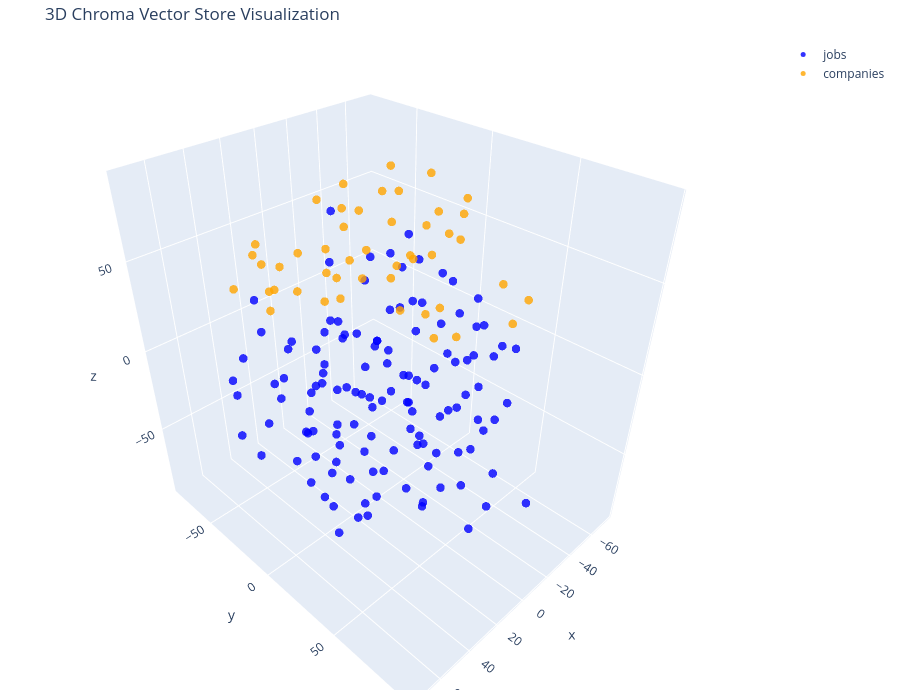

Notebook code for this chart:
### Code cell
tsne = TSNE(n_components=3, random_state=42)
reduced_vectors = tsne.fit_transform(vectors)

fig = go.Figure()

for doc_type, color in type_colors.items():
    indexes = [i for i, t in enumerate(doc_types) if t == doc_type]
    fig.add_trace(
        go.Scatter3d(
            x=reduced_vectors[indexes, 0],
            y=reduced_vectors[indexes, 1],
            z=reduced_vectors[indexes, 2],
            mode="markers",
            name=doc_type,
            marker=dict(size=5, color=color, opacity=0.8),
            text=[
                f"Type: {doc_type}<br>Text: {documents[i][:100]}..." for i in indexes
            ],
            hoverinfo="text",
        )
    )

fig.update_layout(
    title="3D Chroma Vector Store Visualization",
    scene=dict(xaxis_title="x", yaxis_title="y", zaxis_title="z"),
    width=900,
    height=700,
    margin=dict(r=10, b=10, l=10, t=40),
)

fig.show()

### Figure 1 — Plotly figure (JSON) as saved in the notebook; plotly's stock layout.template omitted (floating-point values rounded to 4 significant figures)
{"data": [{"hoverinfo": "text", "marker": {"color": "blue", "opacity": 0.8, "size": 5}, "mode": "markers", "name": "jobs", "text": ["Type: jobs<br>Text: ---\ntitle: \"Agentic AI Engineer – Scientific Discovery\"\ncompany: \"Cyrad Solutions\"\ncompany_file: \"co...", "Type: jobs<br>Text: The position is a software engineering role first. It calls for someone who has built complex produc...", "Type: jobs<br>Text: **What You’ll Do**\n\n\n* Design, build, and deploy AI agents, retrieval systems, and RAG architectures...", "Type: jobs<br>Text: **What We’re Looking For**\n\n\n* Exceptional software engineering ability with a track record of build...", "Type: jobs<br>Text: **Preferred**\n\n\n* Scientific computing or research experience\n* Exposure to computational chemistry,...", "Type: jobs<br>Text: ---\ntitle: \"AI/ML Engineer\"\ncompany: \"Booz Allen Hamilton\"\ncompany_file: \"companies/booz-allen-hamil...", "Type: jobs<br>Text: # AI/ML Engineer\n\n**Job Number: R0246722**\n AI/ML Engineer\n   \n\n  \n\n**The Opportunity:**\n As an expe...", "Type: jobs<br>Text: Join us. The world can’t wait.\n   \n\n  \n\n**You Have:**\n* Experience with data science, ML engineering...", "Type: jobs<br>Text: **Nice If You Have:**\n* Experience with databases such as Qdrant, Milvus, or Elasticsearch\n* Experie...", "Type: jobs<br>Text: **Compensation**\n At Booz Allen, we celebrate your contributions, provide you with opportunities and...", "Type: jobs<br>Text: Salary at Booz Allen is determined by various factors, including but not limited to location, the in...", "Type: jobs<br>Text: **Identity Statement**\n As part of the hiring process, we will ask you to complete an identity verif...", "Type: jobs<br>Text: **Work Model**\n Our people\\-first culture prioritizes the benefits of collaboration, whether it occu...", "Type: jobs<br>Text: **Commitment to Non\\-Discrimination**\n All qualified applicants will receive consideration for emplo...", "Type: jobs<br>Text: ---\ntitle: \"Founding AI Engineer\"\ncompany: \"David Joseph & Company\"\ncompany_file: \"companies/david-j...", "Type: jobs<br>Text: **What you’ll be doing**\n\n* Build AI agents and workflows for real insurance use cases\n* Ship custom...", "Type: jobs<br>Text: **Nice to Haves**\n-----------------\n\n* Prior experience in an AI Product Engineer or Applied AI Engi...", "Type: jobs<br>Text: ---\ntitle: \"AI Engineer\"\ncompany: \"Univera Healthcare\"\ncompany_file: \"companies/univera-healthcare.m...", "Type: jobs<br>Text: * Develops Artificial Intelligence and Machine Learning solutions to solve business problems and imp...", "Type: jobs<br>Text: * Understands ML Operations principles and collaborates with CI/CD and ML Operations engineers for m...", "Type: jobs<br>Text: **Level II (in Addition To Level I Accountabilities)**\n* Contributes to the AI/ML model lifecycle, e...", "Type: jobs<br>Text: **Level III (in Addition To Level II Accountabilities)**\n* Leads the discovery and solutioning proce...", "Type: jobs<br>Text: **Minimum Qualifications**\n NOTE: We include multiple levels of classification differentiated by dem...", "Type: jobs<br>Text: **Level II (in Addition To Level I Qualifications)**\n* Hands\\-on professional experience developing ...", "Type: jobs<br>Text: **Level III (in Addition To Level II Qualifications)**\n* Significant professional experience and kno...", "Type: jobs<br>Text: **Physical Requirements**\n* Ability to orally communicate.\n* Must be able to travel across the enter...", "Type: jobs<br>Text: Equal Opportunity Employer\n   \n\n  \n\n**Compensation Range(s)**\n Level I Min \\- 65,346 Max \\- 117,622\n...", "Type: jobs<br>Text: Please note: The opportunity for remote work may be possible for all jobs posted by the Univera Heal...", "Type: jobs<br>Text: ---\ntitle: \"Staff AI Engineer, GTM Claudification\"\ncompany: \"Anthropic\"\ncompany_file: \"companies/ant...", "Type: jobs<br>Text: **About the role**\n------------------\n\n\n\nAs a Staff AI Engineer on the GTM Claudification team, you ...", "Type: jobs<br>Text: Working closely with sellers, RevOps, and our platform engineering partners, you'll own projects fro...", "Type: jobs<br>Text: * Build and operate autonomous agents that run go\\-to\\-market motions end to end, across areas like ...", "Type: jobs<br>Text: * Architect shared codebases that builders from across go\\-to\\-market contribute to, setting the con...", "Type: jobs<br>Text: **Minimum qualifications**\n--------------------------\n\n\n* Strong programming skills in Python or Typ...", "Type: jobs<br>Text: **Preferred qualifications**\n----------------------------\n\n\n* 8\\+ years in roles such as software en...", "Type: jobs<br>Text: **Representative projects**\n---------------------------\n\n\n\n(Illustrative of the kind of work, not a ...", "Type: jobs<br>Text: Annual Salary:\n\n\n$320,000 \\- $405,000 USD\n\n**Logistics**\n-------------\n\n\n**Minimum education:** Bach...", "Type: jobs<br>Text: **We encourage you to apply even if you do not believe you meet every single qualification.** Not al...", "Type: jobs<br>Text: **Your safety matters to us.** To protect yourself from potential scams, remember that Anthropic rec...", "Type: jobs<br>Text: **How we're different**\n-----------------------\n\n\n\nWe believe that the highest\\-impact AI research w...", "Type: jobs<br>Text: The easiest way to understand our research directions is to read our recent research. This research ...", "Type: jobs<br>Text: ---\ntitle: \"Applied AI Engineer, Beneficial Deployments (Life Sciences)\"\ncompany: \"Anthropic\"\ncompan...", "Type: jobs<br>Text: **About Beneficial Deployments**\n  \n\nBeneficial Deployments ensures AI reaches and benefits the comm...", "Type: jobs<br>Text: You'll work directly with flagship research partners like The Howard Hughes Medical Institute (HHMI)...", "Type: jobs<br>Text: **Responsibilities**\n\n\n* Partner deeply with flagship life sciences research institutions — understa...", "Type: jobs<br>Text: **You Might Be a Good Fit If You Have:**\n\n\n* Deep research experience in life sciences, biomedical r...", "Type: jobs<br>Text: Annual Salary:\n\n\n$280,000 \\- $320,000 USD\n\n**Logistics**\n-------------\n\n\n**Minimum education:** Bach...", "Type: jobs<br>Text: **We encourage you to apply even if you do not believe you meet every single qualification.** Not al...", "Type: jobs<br>Text: **Your safety matters to us.** To protect yourself from potential scams, remember that Anthropic rec...", "Type: jobs<br>Text: **How we're different**\n-----------------------\n\n\n\nWe believe that the highest\\-impact AI research w...", "Type: jobs<br>Text: The easiest way to understand our research directions is to read our recent research. This research ...", "Type: jobs<br>Text: ---\ntitle: \"Generative AI & Machine Learning Engineer\"\ncompany: \"Thomson Reuters\"\ncompany_file: \"com...", "Type: jobs<br>Text: **About The Role**\n As a Generative AI and Machine Learning Engineer, you will be responsible for su...", "Type: jobs<br>Text: * Experiment and Develop: You will drive the end\\-to\\-end model development lifecycle, championing b...", "Type: jobs<br>Text: * Innovate: You will be empowered to try new approaches and learn new technologies. You will foster ...", "Type: jobs<br>Text: **About You**\n You're a good fit for the role of Generative AI \\& Machine Learning Engineer if you h...", "Type: jobs<br>Text: * Master’s or Bachelor’s in a relevant discipline. Relevant experience will be considered in lieu of...", "Type: jobs<br>Text: * Hands on coding experience on AI/ML projects in current role and experience in designing, developi...", "Type: jobs<br>Text: **The following skills and tools are preferred, but not required**\n* 6\\+ years practical experience ...", "Type: jobs<br>Text: * Proficiency in Python and experience delivering minimum viable products in a large enterprise envi...", "Type: jobs<br>Text: **What’s in it For You?**\n* Hybrid Work Model: We’ve adopted a flexible hybrid working environment (...", "Type: jobs<br>Text: * Career Development and Growth: By fostering a culture of continuous learning and skill development...", "Type: jobs<br>Text: * Social Impact: Make an impact in your community with our Social Impact Institute. We offer employe...", "Type: jobs<br>Text: In the United States, Thomson Reuters offers a comprehensive benefits package to our employees. Our ...", "Type: jobs<br>Text: 100% by the employee; Flexible Spending and Health Savings Accounts; fitness reimbursement; access t...", "Type: jobs<br>Text: Thomson Reuters complies with local laws that require upfront disclosure of the expected pay range f...", "Type: jobs<br>Text: **About Us**\n Thomson Reuters informs the way forward by bringing together the trusted content and t...", "Type: jobs<br>Text: We are powered by the talents of 26,000 employees across more than 70 countries, where everyone has ...", "Type: jobs<br>Text: As a global business, we rely on the unique backgrounds, perspectives, and experiences of all employ...", "Type: jobs<br>Text: Thomson Reuters makes reasonable accommodations for applicants with disabilities, including veterans...", "Type: jobs<br>Text: ---\ntitle: \"AI Engineer I\"\ncompany: \"Victra-Verizon Authorized Retailer\"\ncompany_file: \"companies/vi...", "Type: jobs<br>Text: Victra is building its AI engineering capability in\\-house, and this role is where that starts. As a...", "Type: jobs<br>Text: you ship. Our center of gravity is Azure AI Foundry, but the fundamentals you will learn here (APIs,...", "Type: jobs<br>Text: **KEY RESPONSIBILITIES**...", "Type: jobs<br>Text: * Build, test, and deploy AI agents and workflows on Copilot Studio and Azure AI Foundry, following ...", "Type: jobs<br>Text: * Register everything you ship in the agent registry so nothing goes ungoverned\n* Complete the struc...", "Type: jobs<br>Text: **WHAT WE ARE LOOKING FOR**\n\n**REQUIRED**\n\n* Bachelor's degree in computer science, information syst...", "Type: jobs<br>Text: **PREFERRED**\n\n* A background that shows real building: software or application development, scripti...", "Type: jobs<br>Text: **GROWTH PATH**\n\n* A published ladder from AI Engineer I toward senior agent development, backed by ...", "Type: jobs<br>Text: ---\ntitle: \"AI/ML Engineer\"\ncompany: \"Optum\"\ncompany_file: \"companies/optum.md\"\nlocation: \"Minnetonk...", "Type: jobs<br>Text: **Our Company**\n Optum is a global organization that delivers care, aided by technology to help mill...", "Type: jobs<br>Text: **Caring. Connecting. Growing together.**\n**Position Summary**\n As an\n **AI/ML Engineer** \n , you wi...", "Type: jobs<br>Text: You'll enjoy the flexibility to telecommute\\* from anywhere within the U.S. as you take on some toug...", "Type: jobs<br>Text: **Primary Responsibilities**\n* Design, develop, and validate machine learning models using GenAI (LL...", "Type: jobs<br>Text: * Leverage enterprise\\-approved AI tools to streamline developer workflows, automate tasks, and driv...", "Type: jobs<br>Text: You'll be rewarded and recognized for your performance in an environment that will challenge you and...", "Type: jobs<br>Text: **Preferred Qualifications**\n* Bachelor's degree or equivalent experience\n* Strong analytical, quant...", "Type: jobs<br>Text: Pay is based on several factors including but not limited to local labor markets, education, work ex...", "Type: jobs<br>Text: ***Application Deadline:** \n This will be posted for a minimum of 2 business days or until a suffici...", "Type: jobs<br>Text: *UnitedHealth Group is an Equal Employment Opportunity employer under applicable law and qualified a...", "Type: jobs<br>Text: ---\ntitle: \"Applied AI Software Engineer, GTM Growth Engineering\"\ncompany: \"OpenAI\"\ncompany_file: \"c...", "Type: jobs<br>Text: Our work brings together software engineering, applied AI, product, data, and GTM operations. We mea...", "Type: jobs<br>Text: You will partner with Engineering, Product, Data Science, Sales, and B2B Marketing to turn real\\-wor...", "Type: jobs<br>Text: * Own the production improvement loop across agent behavior, customer and operator feedback, evaluat...", "Type: jobs<br>Text: * Build backend services, APIs, data models, and feedback pipelines that make agent behavior observa...", "Type: jobs<br>Text: **You might be a great fit if you have:**...", "Type: jobs<br>Text: * 4\\+ years of software, backend, applied AI, or product\\-engineering experience building reliable p...", "Type: jobs<br>Text: * Comfort working across model behavior, context, knowledge, tools, workflow state, and human\\-in\\-t...", "Type: jobs<br>Text: **You Might Thrive If**\n\n\n* You want to build AI systems that improve from real usage instead of sto...", "Type: jobs<br>Text: **Nice to Have**\n\n\n* Experience building agent evaluation, observability, experimentation, or AI inf...", "Type: jobs<br>Text: We are an equal opportunity employeration, or other applicable legally protected characteristic.\n\n  ...", "Type: jobs<br>Text: ---\ntitle: \"AI Engineer\"\ncompany: \"T12 Technologies\"\ncompany_file: \"companies/t12-technologies.md\"\nl...", "Type: jobs<br>Text: You are the builder. Working to the architect's design, you construct the Claude workflows that read...", "Type: jobs<br>Text: * **Invoice automation build.** Build Claude invoice intake, extraction and GL coding workflows, tun...", "Type: jobs<br>Text: * **Monitoring automation.** Build Claude\\-assisted analysis and duplicate saved searches, producing...", "Type: jobs<br>Text: **Required — references and work samples**  \n\nThere is no universal certification for this role, so ...", "Type: jobs<br>Text: **Required — experience**  \n\n* 2\\+ years building production workflows on LLM APIs — Anthropic Claud...", "Type: jobs<br>Text: **Preferred**  \n\n* SuiteScript 2\\.x or prior NetSuite / ERP integration experience.\n* AP, finance, o...", "Type: jobs<br>Text: ---\ntitle: \"AI Engineer\"\ncompany: \"CoreWeave\"\ncompany_file: \"companies/coreweave.md\"\nlocation: \"Livi...", "Type: jobs<br>Text: The Field Engineering organization at CoreWeave supports the clients running some of the largest AI ...", "Type: jobs<br>Text: ### **About the Role:**\n\n\n\nAs an AI Engineer, you'll design, build, and operate systems that enginee...", "Type: jobs<br>Text: * Build and evaluate retrieval over a large body of historical support data, measured against how ex...", "Type: jobs<br>Text: * Hands\\-on experience with agent patterns: tool and function calling, multi\\-step orchestration, an...", "Type: jobs<br>Text: ### **Preferred:**\n\n\n* Experience building conversational or chat\\-based interfaces for internal use...", "Type: jobs<br>Text: * You can tell the difference between the thing that's interesting and the thing that's urgent, and ...", "Type: jobs<br>Text: **What We Offer**\n\n\n\nThe range we've posted represents the typical compensation range for this role....", "Type: jobs<br>Text: * Medical, dental, and vision insurance \\- 100% paid for by CoreWeave\n* Company\\-paid Life Insurance...", "Type: jobs<br>Text: **California Applicants**\n\n\n\nCalifornia Consumer Privacy Act\n\n\n**Equal Opportunity \\& Accommodations...", "Type: jobs<br>Text: **Export Control Compliance**\n\n\n\nThis position requires access to export controlled information. To ...", "Type: jobs<br>Text: ---\ntitle: \"AI Engineer – Center of Excellence\"\ncompany: \"Aderant\"\ncompany_file: \"companies/aderant....", "Type: jobs<br>Text: At Aderant, the “A” is more than just a letter. It is a representation of how we fulfill our foundat...", "Type: jobs<br>Text: **Role Description** \n The AI Engineer will design, develop, and deploy AI\\-powered solutions as par...", "Type: jobs<br>Text: * Collaborate with product and engineering teams to identify opportunities and integrate AI features...", "Type: jobs<br>Text: **Qualifications**\n* 1\\-3 years of experience in AI/ML engineering, data science, or related fields....", "Type: jobs<br>Text: ---\ntitle: \"AI Engineer (Early Career)\"\ncompany: \"Embedding VC\"\ncompany_file: \"companies/embedding-v...", "Type: jobs<br>Text: **What You'll Do**\n\n* Build and ship product features across the stack on our new AI agent product.\n..."], "type": "scatter3d", "x": [-17.29, -4.506, 6.387, 15.74, 23.66, -35.96, 32.4, 26.4, 25.55, 7.536, 18.69, -14.78, -0.09859, -38.44, -32.28, -1.415, -4.665, -27.35, 45.84, 60.1, 65.4, 72.64, 37.8, 51.23, 59.45, -9.156, -16.49, -22.09, -44.9, -45.77, 19.25, 31.69, 48.39, 2.806, -15.01, 15.53, 23.13, 1.508, -13.99, 26.68, 15.78, -27.74, -21.39, -20.97, -26.17, 7.687, 10.34, 11.32, -13.99, 34.87, 8.712, -41.57, 39.14, 47.78, 65.28, -22.21, 31.23, 44.39, 21.06, 31.33, 12.29, 0.99, 44.66, 11.67, -1.209, 26.5, -61.8, 47.79, -43.57, -31.46, -15.16, 49.25, 70.19, 2.651, 59.37, 66.53, 9.434, 9.373, -20.55, -51.65, -28.67, -31.83, -0.7899, -50.56, 73.62, 35.23, 24.05, 19.37, -40.01, -41.76, -9.54, -32.78, 35.78, 49.35, 39.12, -12.93, 12.62, 22.75, 2.985, -0.6811, 14.06, -25.47, 8.826, 22.6, 31.69, -46.84, -31.62, 37.21, -9.416, 17.27, -24.44, -22.44, 2.144, -4.958, 2.733, 3.501, -19.77, -33.35, -40.05, 0.7451, 37.32, 54.15, 62.96, -66.44, -21.27, -3.056], "y": [-1.738, 16.99, 23.88, 19.04, -3.733, -26.97, 39.32, 55.66, 76.14, -58.93, -70.2, -68.68, -57.61, -50.44, 12.0, 58.0, 46.22, -10.18, 20.35, 16.98, 39.63, 38.6, 65.65, 56.07, 53.48, -15.12, -21.61, -36.31, 24.94, 36.56, 15.84, 2.312, -7.585, 44.25, 34.33, -1.526, -25.64, 74.25, -14.74, 5.227, -15.72, 16.33, 31.78, 47.22, 60.83, 2.107, -20.76, 72.29, -14.74, -3.967, -5.139, -9.121, 26.63, 40.5, 41.91, 59.55, 42.21, 63.15, 58.59, 60.87, -44.54, 95.05, -50.03, -63.42, -74.74, -46.8, -31.8, -57.45, -36.14, -34.66, -24.35, -18.59, -18.35, 34.9, -11.91, -25.05, 59.15, 74.48, 10.59, -21.28, 0.3593, 9.452, -32.75, 16.13, 0.4156, 73.87, 46.36, -29.76, -17.17, -32.14, 13.94, 50.21, 29.0, 13.53, 20.8, 47.15, 39.56, 42.29, 38.41, 22.46, -24.12, -4.304, 7.254, 7.279, -1.841, 40.13, 40.57, 45.7, -14.04, -10.1, 44.9, 64.92, 62.89, 50.31, -20.82, -38.7, -63.85, -62.07, -75.25, -32.24, -45.71, 22.65, 21.42, 8.133, 27.79, 41.9], "z": [20.34, -4.834, 4.633, -7.971, -9.495, 34.01, 31.93, 26.26, 31.72, -14.92, -8.875, -61.85, -66.7, -50.53, 38.91, 28.59, 43.18, 35.6, -9.907, -1.914, -7.799, 5.346, 7.458, -5.117, 9.117, -65.43, -52.7, -54.52, 8.776, -4.077, -53.22, -47.3, -42.31, -10.53, -22.46, -34.57, -48.83, -48.56, -3.851, 25.92, 21.21, 14.32, 2.231, -4.38, -9.466, -19.66, -49.03, -57.71, -3.851, 19.32, 15.45, 9.736, 13.77, -37.61, -42.31, -52.93, -14.95, 31.17, -12.61, -34.2, -68.14, -31.92, -3.43, -39.68, -31.6, -36.79, -27.37, -19.44, -34.23, -24.98, 27.43, -0.3101, 4.364, -75.97, -14.5, -25.41, 6.81, 2.832, -56.57, 26.8, -28.75, -17.91, -77.83, -18.83, -17.6, -13.47, 5.709, -27.6, -59.65, -60.58, 33.79, 14.84, -62.78, -51.44, -41.78, -63.24, -24.76, -44.15, -45.37, -32.94, -9.402, 56.11, -83.97, -89.89, -81.48, -43.55, -34.47, 62.69, 46.45, 79.55, 27.64, 25.23, -19.5, -33.72, -28.18, -27.7, -23.58, -30.65, -30.44, 40.59, 28.9, 24.32, -27.27, 9.124, 45.12, 20.98]}, {"hoverinfo": "text", "marker": {"color": "orange", "opacity": 0.8, "size": 5}, "mode": "markers", "name": "companies", "text": ["Type: companies<br>Text: ---\ncompany: \"CoreWeave\"\nresearched_at: \"2026-09-14_1417\"\n---\n\n# CoreWeave\n\n## Overview\nCoreWeave is...", "Type: companies<br>Text: ## Products and Services\nCoreWeave’s main offering is its cloud platform for AI workloads, including...", "Type: companies<br>Text: ## AI Focus\nCoreWeave builds and operates infrastructure specifically for GenAI and AI workloads, so...", "Type: companies<br>Text: ---\ncompany: \"Anthropic\"\nresearched_at: \"2026-09-14_1417\"\n---\n\n# Anthropic\n\n## Overview\nAnthropic is...", "Type: companies<br>Text: ## Products and Services\nAnthropic’s main product is Claude, its AI assistant/model family. The comp...", "Type: companies<br>Text: ## Funding and Ownership\nAnthropic is a public benefit corporation and a private, venture-backed com...", "Type: companies<br>Text: ## AI Focus\nAnthropic focuses on building reliable, interpretable, and steerable AI systems, with sa...", "Type: companies<br>Text: ## Sources\n- https://www.anthropic.com/company\n- https://www.anthropic.com/company/leadership\n- http...", "Type: companies<br>Text: ---\ncompany: \"Thomson Reuters\"\nresearched_at: \"2026-09-14_1417\"\n---\n\n# Thomson Reuters\n\n## Overview\n...", "Type: companies<br>Text: ## Funding and Ownership\nThomson Reuters is a public company listed on TSX/Nasdaq under TRI. Its 202...", "Type: companies<br>Text: ## AI Focus\nThomson Reuters describes itself as an AI and technology company and says it uses AI to ...", "Type: companies<br>Text: ## Sources\n- https://www.thomsonreuters.com/en/about-us\n- https://investors.thomsonreuters.com/finan...", "Type: companies<br>Text: ---\ncompany: \"T12 Technologies\"\nresearched_at: \"2026-09-14_1417\"\n---\n\n# T12 Technologies\n\n## Overvie...", "Type: companies<br>Text: ## Products and Services\nT12 Technologies appears to provide technology services rather than a singl...", "Type: companies<br>Text: ## AI Focus\nThe AI Engineer posting shows that T12 Technologies is building an AI-enabled invoice ex...", "Type: companies<br>Text: ## Sources\n- https://www.indeed.com/viewjob?jk=93d04b43886e5805\n- https://www.indeed.com/cmp/T12-Tec...", "Type: companies<br>Text: ---\ncompany: \"OpenAI\"\nresearched_at: \"2026-09-14_1417\"\n---\n\n# OpenAI\n\n## Overview\nOpenAI is an AI re...", "Type: companies<br>Text: ## Funding and Ownership\nOpenAI is now structured as a public benefit corporation, OpenAI Group PBC,...", "Type: companies<br>Text: ## AI Focus\nOpenAI builds and deploys advanced AI models and products for both consumers and enterpr...", "Type: companies<br>Text: ---\ncompany: \"Univera Healthcare\"\nresearched_at: \"2026-09-14_1417\"\n---\n\n# Univera Healthcare\n\n## Ove...", "Type: companies<br>Text: ## Funding and Ownership\nUnivera Healthcare is a nonprofit organization and is part of The Lifetime ...", "Type: companies<br>Text: ## AI Focus\nUnivera Healthcare’s job posting for an AI Engineer in Buffalo says the role is part of ...", "Type: companies<br>Text: ---\ncompany: \"Booz Allen Hamilton\"\nresearched_at: \"2026-09-14_1417\"\n---\n\n# Booz Allen Hamilton\n\n## O...", "Type: companies<br>Text: ## Products and Services\nBooz Allen provides consulting, analysis, and engineering services, with a ...", "Type: companies<br>Text: ## AI Focus\nBooz Allen emphasizes end-to-end AI services for federal and commercial missions, includ...", "Type: companies<br>Text: ## Sources\n- https://www.sec.gov/Archives/edgar/data/1443646/000162828026037521/bah-20260331.htm\n- h...", "Type: companies<br>Text: ---\ncompany: \"David Joseph & Company\"\nresearched_at: \"2026-09-14_1417\"\n---\n\n# David Joseph & Company...", "Type: companies<br>Text: ## Products and Services\nOn its LinkedIn page, David Joseph & Company says it provides HR-related se...", "Type: companies<br>Text: ## Funding and Ownership\nDavid Joseph & Company itself is listed as privately held on LinkedIn. The ...", "Type: companies<br>Text: ## Sources\n- https://www.linkedin.com/company/david-joseph-inc\n- https://www.linkedin.com/jobs/view/...", "Type: companies<br>Text: ---\ncompany: \"Aderant\"\nresearched_at: \"2026-09-14_1417\"\n---\n\n# Aderant\n\n## Overview\nAderant is a leg...", "Type: companies<br>Text: ## Funding and Ownership\nAderant is not publicly traded on its own; it is part of Roper Technologies...", "Type: companies<br>Text: ## AI Focus\nAderant is actively building AI into both its products and internal engineering workflow...", "Type: companies<br>Text: ## Sources\n- https://www.aderant.com/about-aderant/\n- https://www.aderant.com/connect/\n- https://www...", "Type: companies<br>Text: ---\ncompany: \"Optum\"\nresearched_at: \"2026-09-14_1417\"\n---\n\n# Optum\n\n## Overview\nOptum is a health se...", "Type: companies<br>Text: ## Products and Services\nOptum’s main offerings span healthcare services and operations, including O...", "Type: companies<br>Text: ## AI Focus\nOptum’s public materials show a strong focus on data, analytics, and AI in healthcare. I...", "Type: companies<br>Text: ---\ncompany: \"Cyrad Solutions\"\nresearched_at: \"2026-09-14_1417\"\n---\n\n# Cyrad Solutions\n\n## Overview\n...", "Type: companies<br>Text: ## Funding and Ownership\nCyRAD Solutions is privately held and appears to be an independent company,...", "Type: companies<br>Text: ## Sources\n- https://www.linkedin.com/company/cyrad-solutions\n- https://cyrad.io/careers/\n- https://...", "Type: companies<br>Text: ---\ncompany: \"Victra-Verizon Authorized Retailer\"\nresearched_at: \"2026-09-14_1417\"\n---\n\n# Victra-Ver...", "Type: companies<br>Text: ## Funding and Ownership\nVictra is a private company backed by private equity and operated independe...", "Type: companies<br>Text: ## Sources\n- https://victra.com/frequently-asked-questions/\n- https://victra.com/contact/\n- https://...", "Type: companies<br>Text: ---\ncompany: \"Embedding VC\"\nresearched_at: \"2026-09-14_1417\"\n---\n\n# Embedding VC\n\n## Overview\nEmbedd...", "Type: companies<br>Text: ## Products and Services\nEmbedding VC’s core business is venture investing and company-building supp...", "Type: companies<br>Text: ## Funding and Ownership\nEmbedding VC appears to be a private venture capital firm rather than a pub...", "Type: companies<br>Text: ## AI Focus\nEmbedding VC is explicitly AI-focused, investing at the frontier of AI and hiring for ro..."], "type": "scatter3d", "x": [-7.418, 6.133, 3.365, -57.68, -71.52, 39.47, -57.14, 49.56, -58.32, -73.89, -50.1, -67.56, -28.91, -22.58, -22.81, -39.61, 12.82, 29.9, 5.041, -43.58, -36.57, -41.71, 1.959, 13.2, 28.33, 8.978, -56.4, -70.29, -54.73, -60.71, 24.43, 35.23, 7.745, 28.91, -62.07, -66.3, -49.29, -29.9, -41.55, -30.28, -13.83, -0.8502, -16.13, 8.926, -8.133, 8.758, -7.539], "y": [-31.05, -32.71, -17.82, 29.63, 36.14, -8.61, 37.94, -15.64, -14.71, -11.25, -14.23, -19.16, -14.41, -13.45, 9.199, -3.943, 4.106, 6.601, 19.97, -67.11, -79.29, -51.18, -78.19, -67.0, -76.61, -77.65, 2.03, -7.979, -11.69, 1.531, -40.61, -42.72, -47.52, -55.29, -35.33, -52.04, -39.87, -43.6, -38.51, -55.11, -52.31, -39.37, -44.59, 29.35, 35.23, 18.31, 26.65], "z": [66.5, 74.4, 64.9, 29.73, 17.66, 49.63, 10.75, 41.11, -22.77, -27.57, -3.264, -8.84, 73.69, 88.03, 65.95, 82.48, 50.55, 58.46, 37.54, 12.2, 17.47, 25.04, 7.053, 15.1, 18.68, 25.38, 44.73, 50.85, 55.97, 65.23, 43.76, 58.59, 42.43, 46.25, 18.03, 5.907, 9.211, 54.24, 62.74, 65.0, 21.36, 14.83, 8.053, 69.71, 75.76, 81.02, 62.94]}], "layout": {"height": 700, "margin": {"b": 10, "l": 10, "r": 10, "t": 40}, "scene": {"xaxis": {"title": {"text": "x"}}, "yaxis": {"title": {"text": "y"}}, "zaxis": {"title": {"text": "z"}}}, "title": {"text": "3D Chroma Vector Store Visualization"}, "width": 900}}
